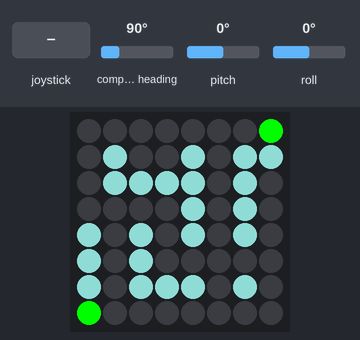
Simulated run of this program. Board: Raspberry Pi (BCM pin numbers) with a Sense HAT. Shown: the Sense HAT's 8×8 RGB LED matrix. The test bench sets the inputs (shaded band); at power-on: compass heading 90°, pitch 0°, roll 0°. The Sense HAT reports a negative pitch or roll as 360° plus the angle; what the program prints to the terminal is not drawn.

Above: at 1.2 s.
1.3 s: joystick clicked
At 1.45 s:
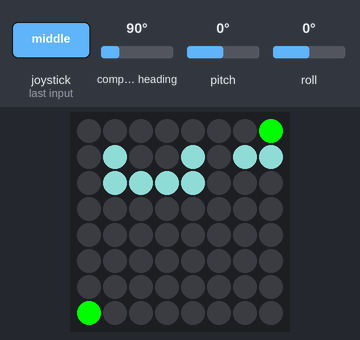
At 3.2 s:
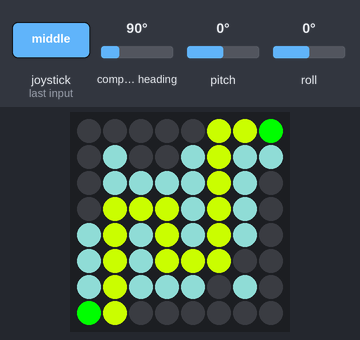
Timing chart, 0 to 4.7 s (numbered marks = the images above; inputs shaded):
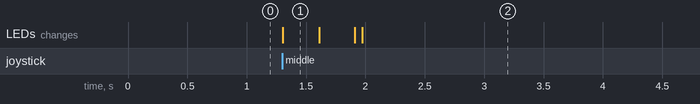

The program:

path_find.py
```python
# 센스햇 조이스틱의 middle 버튼을 누를 때 마다 다른 경로가 출력됩니다.
from sense_hat import SenseHat, ACTION_PRESSED, ACTION_HELD, ACTION_RELEASED
from sense_hat import SenseHat
from signal import pause
from time import sleep
from collections import deque

dy = [-1, 1, 0, 0]
dx = [0, 0, -1, 1]
start_y, start_x = 0, 7
end_y, end_x = 7, 0
y = start_y
x = start_x

MAP = [[0 for _ in range(8)] for _ in range(8)]
visited = [[0 for _ in range(8)] for _ in range(8)]
maze_wall = [[1, 1], [1, 4], [1, 6], [1, 7],
             [2, 1], [2, 2], [2, 3], [2, 4], [2, 6],
             [3, 4], [3, 6],
             [4, 0], [4, 2], [4, 4], [4, 6],
             [5, 0], [5, 2],
             [6, 0], [6, 2], [6, 3], [6, 4], [6, 6]
             ]

path_list = []
show_num = 0

sense = SenseHat()
wall_color = (100, 150, 150)
red = (255, 0, 0)
green = (0, 255, 0)
blue = (0, 0, 255)
white = (255, 255, 255)
yellow = (200, 255, 0)


def maze_init():
    sense.clear()
    sense.set_pixel(start_x, start_y, green)
    sense.set_pixel(end_x, end_y, green)

    for (y, x) in maze_wall:
        MAP[y][x] = 1
        sense.set_pixel(x, y, wall_color)

def print_test():
    for path in path_list:
        print(path)


def dfs(y, x, path):
    if y == end_y and x == end_x:
        path.pop()
        path_list.append(path)
        return

    for i in range(4):
        ny, nx = y + dy[i], x + dx[i]
        if ny < 0 or nx < 0 or ny >= 8 or nx >= 8:
            continue
        if MAP[ny][nx] == 1 or visited[ny][nx] == 1:
            continue

        new_path = path + [(ny, nx)]
        visited[ny][nx] = 1
        dfs(ny, nx, new_path)
        visited[ny][nx] = 0


def path_show(event):
    global show_num

    if event.action != ACTION_RELEASED:
        cnt = len(path_list)
        show_num = (show_num + 1) % cnt

        # 모두 색칠
        maze_init()
        for (y, x) in path_list[show_num]:
            sense.set_pixel(x, y, yellow)


        for (y, x) in path_list[show_num]:
            sense.set_pixel(x, y, 90, 90, 50)
            sleep(0.02)
            sense.set_pixel(x, y, yellow)
            sleep(0.02)


def clamp(value, min_value=0, max_value=7):
    return min(max_value, max(min_value, value))


def move_up():
    global y
    y = clamp(y - 1)


def move_down():
    global y
    y = clamp(y + 1)


def move_left():
    global x
    x = clamp(x - 1)


def move_right():
    global x
    x = clamp(x + 1)


def refresh():
    sense.clear()
    sense.set_pixel(x, y, 255, 255, 255)


sense.stick.direction_middle = path_show

maze_init()
dfs(start_y, start_x, [])
print_test()


while True:
    ori = sense.get_orientation_degrees()
    angle_x = ori['pitch']
    angle_y = ori['roll']
    angle_z = ori['yaw']

    print(f"Degree : X:{angle_x}, Y:{angle_y}, Z:{angle_z} ")

    sleep(0.1)

pause()
```

Measured:
- after the input at 1.3 s, the LEDs: change at once (image 1)
